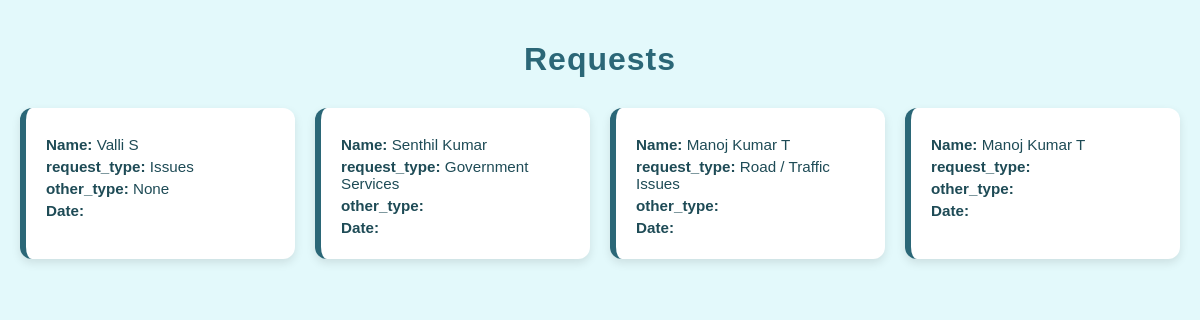
/eo/requests/, run on the app's committed database.
### myapp/models.py (models this page shows, shortened)
class Request(models.Model):
    REQUEST_TYPES = [
        ("Public Safety", "Public Safety"),
        ("Sanitation / Hygiene", "Sanitation / Hygiene"),
        ("Road / Traffic Issues", "Road / Traffic Issues"),
        ("Electricity / Water Supply", "Electricity / Water Supply"),
        ("Government Services", "Government Services"),
        ("Others", "Others"),
    ]
    name = models.CharField(max_length=100)
    phone_number = models.CharField(max_length=15)
    address = models.TextField()
    request_type = models.CharField(max_length=50, choices=REQUEST_TYPES)
    other_type = models.CharField(max_length=100, null=True, blank=True)
    description = models.TextField(max_length=500, null=True)
    supervisor_name = models.CharField(max_length=100, null=True)
    area = models.CharField(max_length=100, null=True)
    date_time= models.DateTimeField(auto_now_add=True, null=True)
    file = models.FileField(upload_to='requests/', blank=True, null=True)
    status = models.CharField(
        max_length=20,
        default='unverified'
    )

### myapp/views.py (the view)
# urls.py: path('eo/requests/', views.eo_requests, name='eo_requests'),
def eo_requests(request):
    requests = Request.objects.all()
    context = {
        'requests': requests
    }
    return render(request, 'eo_requests.html',context)

### myapp/templates/eo_requests.html (shortened to what this page needs)
<!DOCTYPE html>
<html lang="en">
<head>
</head>
<body>
<h1>Requests</h1>
<div class="cards-container">
{% for req in requests %}
<div class="card">
    <p><strong>Name:</strong> {{ req.name }}</p>
    <p><strong>request_type:</strong> {{ req.request_type }}</p>
    <p><strong>other_type:</strong> {{ req.other_type}}</p>
    <p><strong>Date:</strong> {{ req.created_at }}</p>
</div>
{% empty %}
<p style="text-align:center; grid-column: 1 / -1;">No requests found.</p>
{% endfor %}
</div>
</body>
</html>

### myapp/templates/eo_requests.html (style rules this page uses)
:root { --bg: #e3f9fb; --card-bg: #ffffff; --accent: #2b6777; --text: #1e4b56; --highlight: #2a86a0; --shadow: rgba(0, 0, 0, 0.1); }
body { font-family: "Poppins", sans-serif; background: var(--bg); margin: 0; padding: 20px; color: var(--text); }
h1 { text-align: center; margin-bottom: 30px; color: var(--accent); letter-spacing: 1px; }
.cards-container { display: grid; grid-template-columns: repeat(auto-fill, minmax(250px, 1fr)); gap: 20px; }
.card { background: var(--card-bg); border-radius: 12px; padding: 18px 20px; box-shadow: 0 4px 10px var(--shadow); transition: all 0.3s ease; border-left: 6px solid var(--accent); cursor: pointer; }
.card p { margin: 5px 0; font-size: 0.95em; color: var(--text); }

### data on the page
Request: name "Valli S", request_type "Issues", other_type "None"
Request: name "Senthil Kumar", request_type "Government Services"
Request: name "Manoj Kumar T", request_type "Road / Traffic Issues"
Request: name "Manoj Kumar T"
